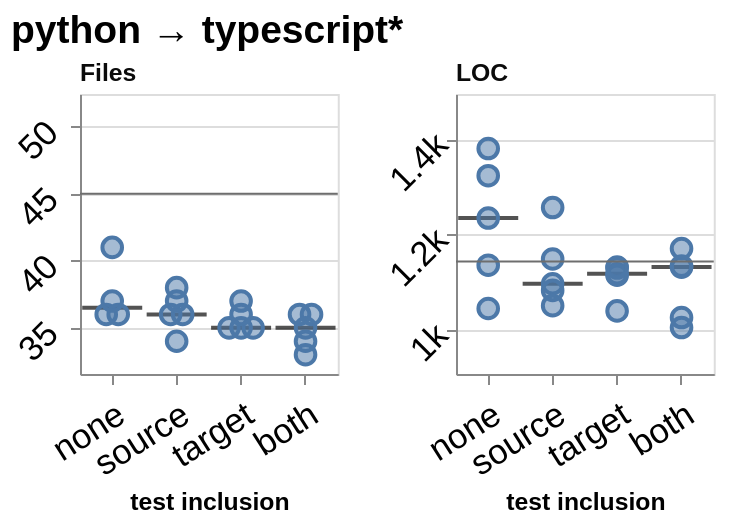

Write a Vega-Lite specification for this figure.
### Vega-Lite specification from a JSON file in a GitHub repository (floating-point values rounded to 4 significant figures)
{"config": {"view": {"continuousWidth": 300, "continuousHeight": 300}, "axis": {"labelAngle": -45}, "axisX": {"labelAngle": -37.5}}, "concat": [{"layer": [{"mark": {"type": "tick", "color": "#0b0b0b", "opacity": 0.7, "size": 30, "thickness": 2}, "encoding": {"x": {"field": "condition", "scale": {"paddingInner": 0.25, "paddingOuter": 0.125}, "sort": ["no tests", "source tests", "target tests", "both tests"], "title": "test inclusion", "type": "nominal", "axis": {"labelFontSize": 17.32, "titleFontSize": 12.38, "labelExpr": "{'no tests': 'none', 'source tests': 'source', 'target tests': 'target', 'both tests': 'both'}[datum.label]", "labelAngle": -32.5, "labelPadding": 6.0}}, "y": {"aggregate": "median", "field": "value", "scale": {"domain": [31.56, 52.44], "nice": false}, "title": null, "type": "quantitative", "axis": {"labelFontSize": 17.32, "titleFontSize": 16.5, "labelPadding": 9.0}}}}, {"mark": {"type": "point", "filled": true, "size": 96, "fillOpacity": 0.5, "stroke": "#4c78a8", "strokeWidth": 2, "strokeOpacity": 1}, "encoding": {"x": {"field": "condition", "scale": {"paddingInner": 0.25, "paddingOuter": 0.125}, "sort": ["no tests", "source tests", "target tests", "both tests"], "title": "test inclusion", "type": "nominal", "axis": {"labelFontSize": 17.32, "titleFontSize": 12.38, "labelExpr": "{'no tests': 'none', 'source tests': 'source', 'target tests': 'target', 'both tests': 'both'}[datum.label]", "labelAngle": -32.5, "labelPadding": 6.0}}, "xOffset": {"field": "nudge", "scale": {"domain": [-1.0, 1.0], "range": [6.082, 18.08]}, "title": null, "type": "quantitative"}, "y": {"field": "value", "scale": {"domain": [31.56, 52.44], "nice": false}, "type": "quantitative", "axis": {"labelFontSize": 17.32, "titleFontSize": 16.5, "labelPadding": 9.0}}}}, {"mark": {"type": "rule", "color": "#6e6e6e"}, "encoding": {"y": {"aggregate": "median", "field": "reference", "scale": {"domain": [31.56, 52.44], "nice": false}, "type": "quantitative", "axis": {"labelFontSize": 17.32, "titleFontSize": 16.5, "labelPadding": 9.0}}}, "transform": [{"filter": {"field": "reference", "valid": true}}]}], "data": {"name": "data-0dd52b264c45575ef80ee2be7fb37794"}, "height": 140, "title": {"text": "Files", "anchor": "start", "color": "#0b0b0b", "fontSize": 12.38, "dx": 33.99}, "width": 128.9}, {"layer": [{"mark": {"type": "tick", "color": "#0b0b0b", "opacity": 0.7, "size": 30, "thickness": 2}, "encoding": {"x": {"field": "condition", "scale": {"paddingInner": 0.25, "paddingOuter": 0.125}, "sort": ["no tests", "source tests", "target tests", "both tests"], "title": "test inclusion", "type": "nominal", "axis": {"labelFontSize": 17.32, "titleFontSize": 12.38, "labelExpr": "{'no tests': 'none', 'source tests': 'source', 'target tests': 'target', 'both tests': 'both'}[datum.label]", "labelAngle": -32.5, "labelPadding": 6.0}}, "y": {"aggregate": "median", "field": "value", "scale": {"domain": [906.4, 1495.0], "nice": false}, "title": null, "type": "quantitative", "axis": {"labelFontSize": 17.32, "titleFontSize": 16.5, "format": "~s"}}}}, {"mark": {"type": "point", "filled": true, "size": 96, "fillOpacity": 0.5, "stroke": "#4c78a8", "strokeWidth": 2, "strokeOpacity": 1}, "encoding": {"x": {"field": "condition", "scale": {"paddingInner": 0.25, "paddingOuter": 0.125}, "sort": ["no tests", "source tests", "target tests", "both tests"], "title": "test inclusion", "type": "nominal", "axis": {"labelFontSize": 17.32, "titleFontSize": 12.38, "labelExpr": "{'no tests': 'none', 'source tests': 'source', 'target tests': 'target', 'both tests': 'both'}[datum.label]", "labelAngle": -32.5, "labelPadding": 6.0}}, "xOffset": {"field": "nudge", "scale": {"domain": [-1.0, 1.0], "range": [6.082, 18.08]}, "title": null, "type": "quantitative"}, "y": {"field": "value", "scale": {"domain": [906.4, 1495.0], "nice": false}, "type": "quantitative", "axis": {"labelFontSize": 17.32, "titleFontSize": 16.5, "format": "~s"}}}}, {"mark": {"type": "rule", "color": "#6e6e6e"}, "encoding": {"y": {"aggregate": "median", "field": "reference", "scale": {"domain": [906.4, 1495.0], "nice": false}, "type": "quantitative", "axis": {"labelFontSize": 17.32, "titleFontSize": 16.5, "format": "~s"}}}, "transform": [{"filter": {"field": "reference", "valid": true}}]}], "data": {"name": "data-57e6dfa4703c2c07c56e1e6b0a97b20b"}, "height": 140, "title": {"text": "LOC", "anchor": "start", "color": "#0b0b0b", "fontSize": 12.38, "dx": 36.51}, "width": 128.9}], "columns": 4, "title": {"text": "python → typescript*", "fontSize": 19.5, "anchor": "start"}, "$schema": "https://vega.github.io/schema/vega-lite/v6.4.1.json", "datasets": {"data-0dd52b264c45575ef80ee2be7fb37794": [{"condition": "no tests", "layout": "rebuilt the file layout", "metric": "file_count", "value": 36.0, "reference": 45.0, "nudge": -0.5}, {"condition": "no tests", "layout": "kept the file layout", "metric": "file_count", "value": 36.0, "reference": 45.0, "nudge": 0.5}, {"condition": "no tests", "layout": "rebuilt the file layout", "metric": "file_count", "value": 41.0, "reference": 45.0, "nudge": 0.0}, {"condition": "no tests", "layout": "rebuilt the file layout", "metric": "file_count", "value": 37.0, "reference": 45.0, "nudge": 0.0}, {"condition": "source tests", "layout": "kept the file layout", "metric": "file_count", "value": 36.0, "reference": 45.0, "nudge": -0.5}, {"condition": "source tests", "layout": "kept the file layout", "metric": "file_count", "value": 36.0, "reference": 45.0, "nudge": 0.5}, {"condition": "source tests", "layout": "kept the file layout", "metric": "file_count", "value": 38.0, "reference": 45.0, "nudge": 0.0}, {"condition": "source tests", "layout": "kept the file layout", "metric": "file_count", "value": 34.0, "reference": 45.0, "nudge": 0.0}, {"condition": "source tests", "layout": "rebuilt the file layout", "metric": "file_count", "value": 37.0, "reference": 45.0, "nudge": 0.0}, {"condition": "target tests", "layout": "kept the file layout", "metric": "file_count", "value": 35.0, "reference": 45.0, "nudge": -1.0}, {"condition": "target tests", "layout": "kept the file layout", "metric": "file_count", "value": 35.0, "reference": 45.0, "nudge": 0.0}, {"condition": "target tests", "layout": "kept the file layout", "metric": "file_count", "value": 35.0, "reference": 45.0, "nudge": 1.0}, {"condition": "target tests", "layout": "kept the file layout", "metric": "file_count", "value": 36.0, "reference": 45.0, "nudge": 0.0}, {"condition": "target tests", "layout": "kept the file layout", "metric": "file_count", "value": 37.0, "reference": 45.0, "nudge": 0.0}, {"condition": "both tests", "layout": "kept the file layout", "metric": "file_count", "value": 33.0, "reference": 45.0, "nudge": 0.0}, {"condition": "both tests", "layout": "kept the file layout", "metric": "file_count", "value": 36.0, "reference": 45.0, "nudge": -0.5}, {"condition": "both tests", "layout": "kept the file layout", "metric": "file_count", "value": 36.0, "reference": 45.0, "nudge": 0.5}, {"condition": "both tests", "layout": "kept the file layout", "metric": "file_count", "value": 34.0, "reference": 45.0, "nudge": 0.0}, {"condition": "both tests", "layout": "kept the file layout", "metric": "file_count", "value": 35.0, "reference": 45.0, "nudge": 0.0}], "data-57e6dfa4703c2c07c56e1e6b0a97b20b": [{"condition": "no tests", "layout": "rebuilt the file layout", "metric": "loc", "value": 1044.0, "reference": 1143.0, "nudge": 0.0}, {"condition": "no tests", "layout": "kept the file layout", "metric": "loc", "value": 1380.0, "reference": 1143.0, "nudge": 0.0}, {"condition": "no tests", "layout": "rebuilt the file layout", "metric": "loc", "value": 1323.0, "reference": 1143.0, "nudge": 0.0}, {"condition": "no tests", "layout": "rebuilt the file layout", "metric": "loc", "value": 1135.0, "reference": 1143.0, "nudge": 0.0}, {"condition": "no tests", "layout": "kept the file layout", "metric": "loc", "value": 1234.0, "reference": 1143.0, "nudge": 0.0}, {"condition": "source tests", "layout": "kept the file layout", "metric": "loc", "value": 1096.0, "reference": 1143.0, "nudge": 0.0}, {"condition": "source tests", "layout": "kept the file layout", "metric": "loc", "value": 1256.0, "reference": 1143.0, "nudge": 0.0}, {"condition": "source tests", "layout": "kept the file layout", "metric": "loc", "value": 1050.0, "reference": 1143.0, "nudge": 0.0}, {"condition": "source tests", "layout": "rebuilt the file layout", "metric": "loc", "value": 1148.0, "reference": 1143.0, "nudge": 0.0}, {"condition": "source tests", "layout": "kept the file layout", "metric": "loc", "value": 1082.0, "reference": 1143.0, "nudge": 0.0}, {"condition": "target tests", "layout": "kept the file layout", "metric": "loc", "value": 1117.0, "reference": 1143.0, "nudge": 0.0}, {"condition": "target tests", "layout": "kept the file layout", "metric": "loc", "value": 1114.0, "reference": 1143.0, "nudge": 0.0}, {"condition": "target tests", "layout": "kept the file layout", "metric": "loc", "value": 1131.0, "reference": 1143.0, "nudge": 0.0}, {"condition": "target tests", "layout": "kept the file layout", "metric": "loc", "value": 1129.0, "reference": 1143.0, "nudge": 0.0}, {"condition": "target tests", "layout": "kept the file layout", "metric": "loc", "value": 1039.0, "reference": 1143.0, "nudge": 0.0}, {"condition": "both tests", "layout": "kept the file layout", "metric": "loc", "value": 1131.0, "reference": 1143.0, "nudge": 0.0}, {"condition": "both tests", "layout": "kept the file layout", "metric": "loc", "value": 1170.0, "reference": 1143.0, "nudge": 0.0}, {"condition": "both tests", "layout": "kept the file layout", "metric": "loc", "value": 1004.0, "reference": 1143.0, "nudge": 0.0}, {"condition": "both tests", "layout": "kept the file layout", "metric": "loc", "value": 1133.0, "reference": 1143.0, "nudge": 0.0}, {"condition": "both tests", "layout": "kept the file layout", "metric": "loc", "value": 1025.0, "reference": 1143.0, "nudge": 0.0}]}, "padding": {"left": 5, "top": 5, "right": 10.5, "bottom": 5}}
